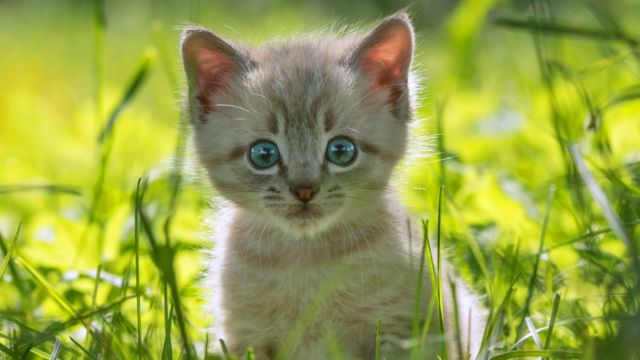
#> input picture kedi.jpg, 640 x 360 px
$ python oteleme.py
#> lines starting #> are read from the running program, lines starting #| are printed output that depends on the picture; after the words box and inside, x2 and y2 are one past the last pixel; in counts of white or black regions, pixels touching at a corner belong together
import cv2
res=cv2.imread("kedi.jpg")
#> res is the input picture: shape (360, 640, 3); mean B, G, R 72.6, 162.5, 151.5
yeni=cv2.imread("kedi.jpg")
yeni[:,:,:]=[0,0,0]
#> yeni: shape (360, 640, 3); every value is 0
sutun=res.shape[0]
#> sutun = 360
satir=res.shape[1]
#> satir = 640
cv2.imshow("eski",res)
for a in range(sutun):
    for b in range(0,satir-10):
        yeni[a,b+10]=res[a,b]
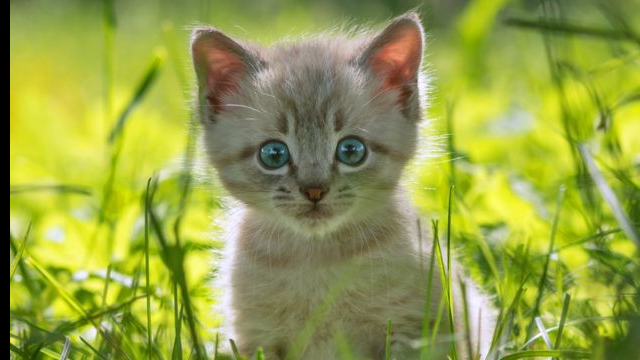
#> yeni: shape (360, 640, 3); mean B, G, R 71.8, 160.3, 149.6
res[:,0:10,:] =[0,0,0]
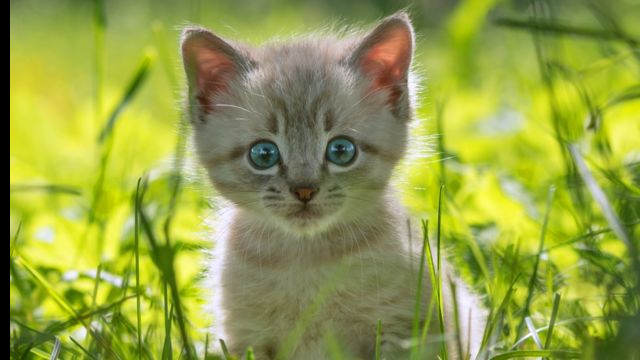
#> res: shape (360, 640, 3); 1.56% of pixels changed, all inside (x1, y1, x2, y2) = (0, 0, 10, 360)

cv2.imshow("resim",yeni)

cv2.waitKey(0)
cv2.destroyAllWindows()

$ run again, with kopek.jpg copied over kedi.jpg
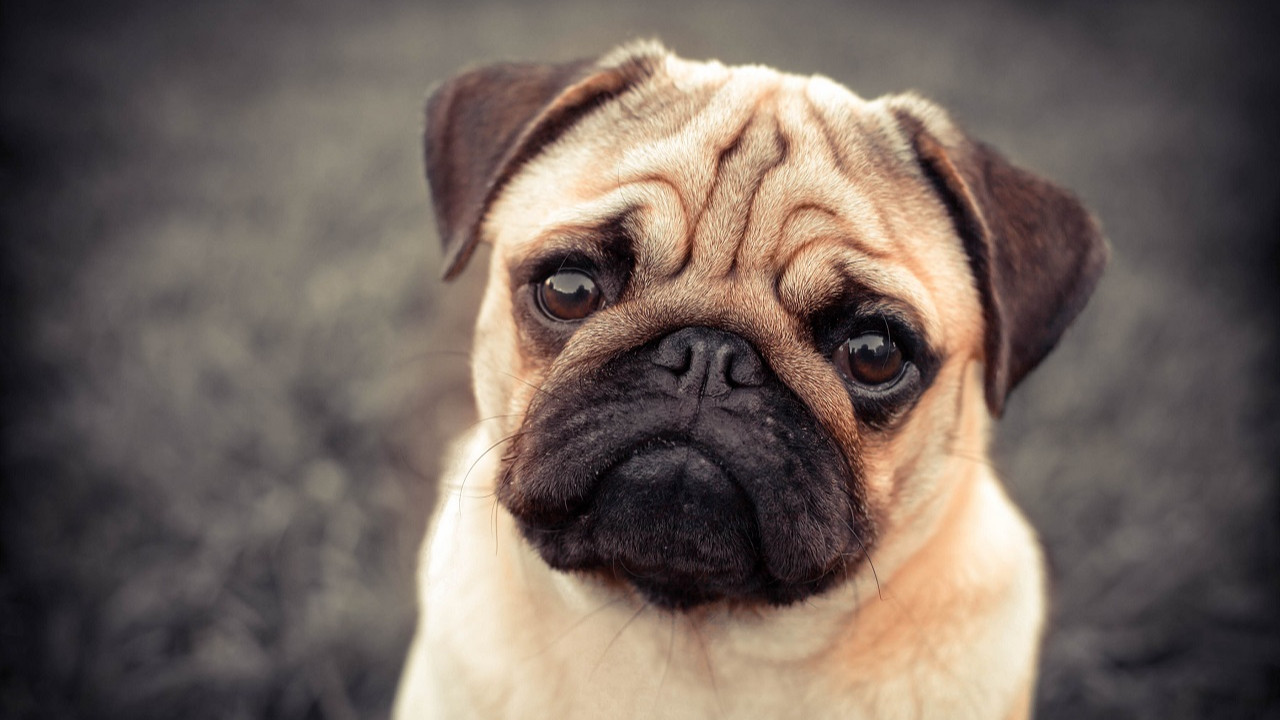
#> input picture kopek.jpg, 1280 x 720 px
#> res is the input picture: shape (720, 1280, 3); mean B, G, R 93.9, 101.2, 114.5
#> after the loop `for a in range(sutun):`:
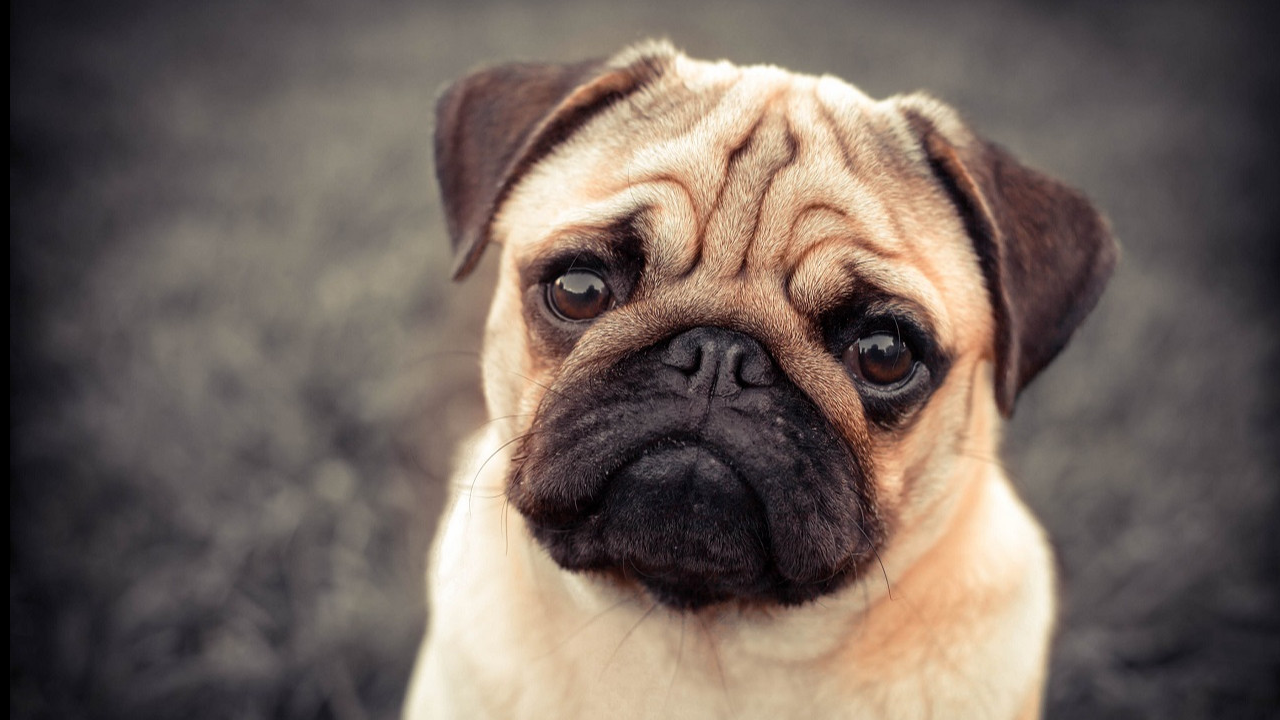
#> yeni: shape (720, 1280, 3); mean B, G, R 93.7, 101, 114.3
#> res: shape (720, 1280, 3); 0.78% of pixels changed, all inside (x1, y1, x2, y2) = (0, 0, 10, 720)
